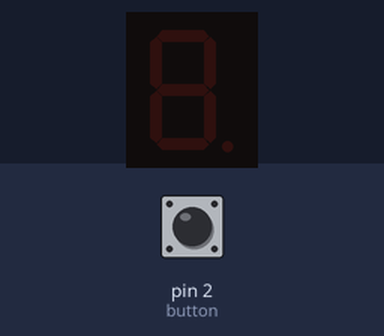
Bench run of a sketch on a simulated Arduino Uno, built with avr-gcc and run on an emulated ATmega328P. Parts: 1-digit seven-segment display. Wiring (inferred from the names in the program): 1-digit 7-segment display, segments lit when HIGH: segments pin 3, pin 4, pin 5, pin 6, pin 7, pin 8, pin 9, pin 10. The inputs (shaded band) are chosen by the test bench; at power-on: pin 2 (button) HIGH. The segment pins are drawn as the display they are named for.

Above: at 1.2 s.
1.3 s: pin 2 (button) pulled LOW for 1 s
At 3.4 s:
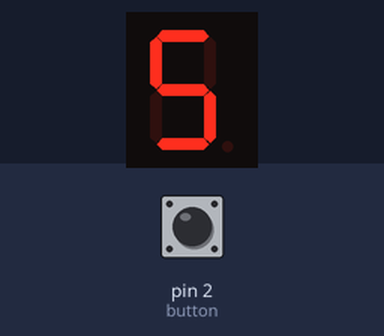
3.8 s: pin 2 (button) pulled LOW for 0.15 s
At 4.8 s:
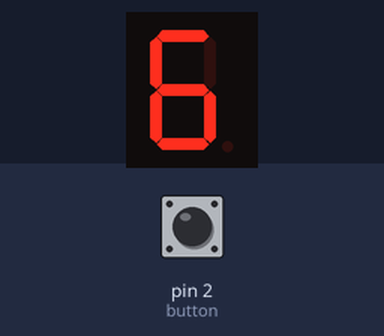
5.4 s: pin 2 (button) pulled LOW for 0.15 s
At 6.1 s:
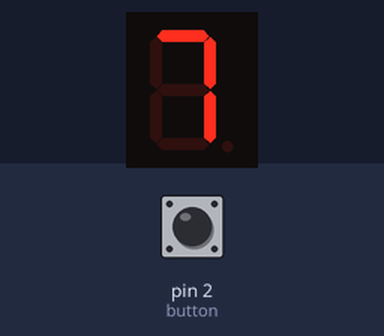
7.0 s: pin 2 (button) pulled LOW for 3.2 s
At 10.8 s:
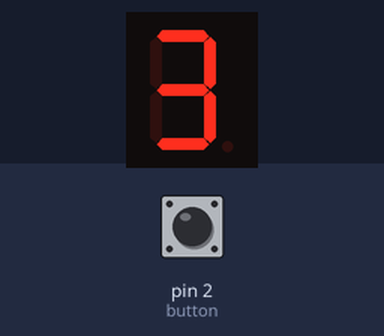
Timing chart, 0 to 12.3 s (numbered marks = the images above; inputs shaded):
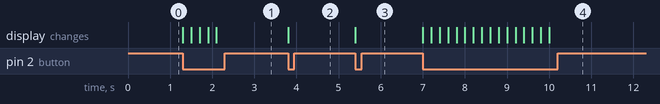

Measured:
- after the input at 1.3 s, the display: first changes at once (image 1 shows a later state)
- after the input at 3.8 s, the display: changes at once (image 2)
- after the input at 5.4 s, the display: changes at once (image 3)
- after the input at 7.0 s, the display: first changes at once (image 4 shows a later state)

The sketch:

SevSegmentDisplayWithButton.ino
```cpp
class SevenSegmentDisplay {
private:
    // Pin definitions for the 7-segment display
    int button = 2;
    int pina = 3;
    int pinb = 4;
    int pinc = 5;
    int pind = 6;
    int pine = 7;
    int pinf = 8;
    int ping = 9;
    int pindp = 10;

    int currentValue = 0;

    // Turn all segments off
    void clearLED() {
        digitalWrite(pina, LOW);
        digitalWrite(pinb, LOW);
        digitalWrite(pinc, LOW);
        digitalWrite(pind, LOW);
        digitalWrite(pine, LOW);
        digitalWrite(pinf, LOW);
        digitalWrite(ping, LOW);
        digitalWrite(pindp, LOW);
    }

    // Write a number (0-9) to the display
    void write(int num) {
        bool W, X, Y, Z;
        bool a, b, c, d, e, f, g;

        // Extract binary bits from the number
        Z = num & 1;
        num = num >> 1;
        Y = num & 1;
        num = num >> 1;
        X = num & 1;
        num = num >> 1;
        W = num & 1;

        // K-mapping for segment control (a-g)
        a = W + Y + X * Z + !X * !Z;
        b = !X + !Y * !Z + Y * Z;
        c = X + !Y + Z;
        d = W + !X * !Z + !X * Y + Y * !Z + X * !Y * Z;
        e = !X * !Z + Y * !Z;
        f = W + X * !Y + X * !Z + !Y * !Z;
        g = W + X * !Y + !X * Y + Y * !Z;

        // Set segment pins
        digitalWrite(pina, a);
        digitalWrite(pinb, b);
        digitalWrite(pinc, c);
        digitalWrite(pind, d);
        digitalWrite(pine, e);
        digitalWrite(pinf, f);
        digitalWrite(ping, g);
    }

public:

    SevenSegmentDisplay() {
        pinMode(pina, OUTPUT);
        pinMode(pinb, OUTPUT);
        pinMode(pinc, OUTPUT);
        pinMode(pind, OUTPUT);
        pinMode(pine, OUTPUT);
        pinMode(pinf, OUTPUT);
        pinMode(ping, OUTPUT);
        pinMode(pindp, OUTPUT);

        pinMode(button, INPUT_PULLUP);

        clearLED(); // Turn off all segments initially
    }

    // Function to display a number based on the rules
    void displayNumber(int num) {
        clearLED(); // Clear the display before updating

        if (num > 19) {
            // Turn on the DOT and turn off all other segments
            digitalWrite(pindp, HIGH);
        } else if (num < 0) {
            // Turn off the display
            clearLED();
        } else if (num >= 0 && num <= 9) {
            // Display the number (0-9)
            write(num);
        } else if (num >= 10 && num <= 19) {
            // Display the ones place and turn on the DOT
            write(num % 10); // Display the ones place
            digitalWrite(pindp, HIGH); // Turn on the DOT
        }
    }

    void checkButton(){
      bool buttonState = digitalRead(button);
      if(buttonState == LOW){
        currentValue = (currentValue + 1) % 10;
        displayNumber(currentValue);
        delay(200);
      }
    }
};

SevenSegmentDisplay display;

void setup() {

}

void loop() {
  display.checkButton();
}
```
